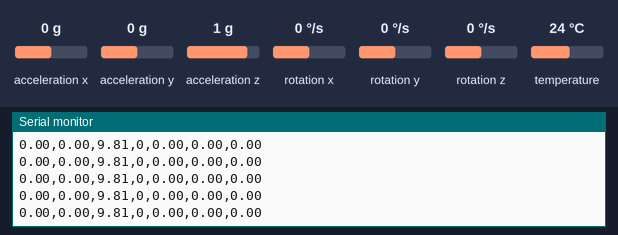
Recording of a sketch running on a simulated ESP8266 (NodeMCU). Shown: the last lines printed to the serial monitor. The test bench sets the inputs (shaded band); at power-on: acceleration x 0 g, acceleration y 0 g, acceleration z 1 g, rotation x 0 °/s, rotation y 0 °/s, rotation z 0 °/s, temperature 24 °C. WiFi joins after 1.5 s; servers stay silent unless stated.

Above: at 2.7 s.
2.8 s: acceleration x set to -1.4 g
At 3.4 s:
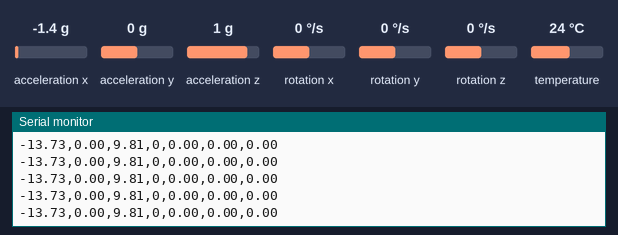
5.8 s: acceleration y set to -1.4 g
At 6.5 s:
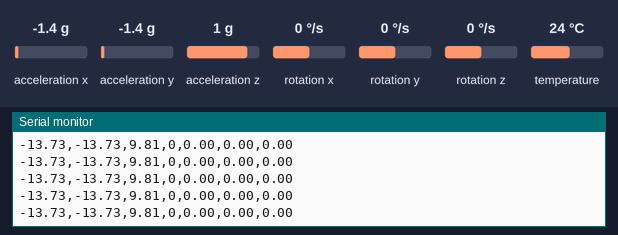
8.8 s: acceleration z set to -1.4 g
At 8.89 s:
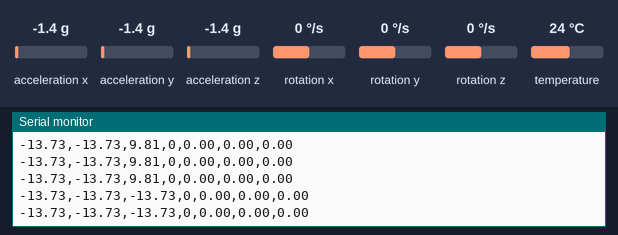
11.8 s: rotation x set to -192 °/s
At 11.81 s:
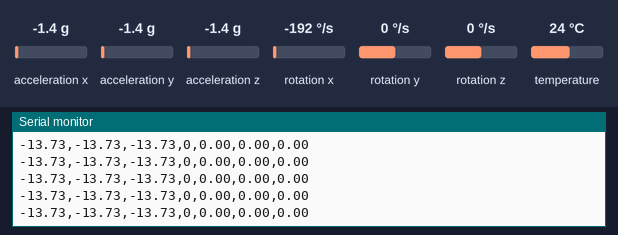
13.3 s: rotation y set to -192 °/s
At 13.31 s:
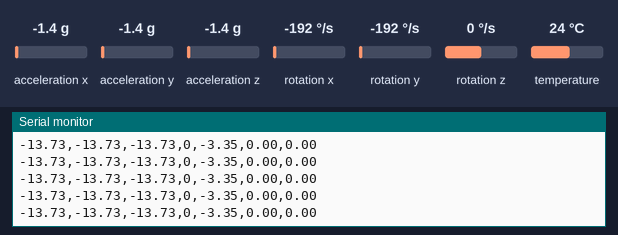

Measured:
- after the input at 2.8 s, the serial monitor: prints a new line at once (image 1)
- after the input at 5.8 s, the serial monitor: prints a new line at once (image 2)
- after the input at 8.8 s, the serial monitor: prints a new line at once (image 3)

The sketch:

esp8266.ino
```cpp
#include <ESP8266WiFi.h>
#include <WiFiUdp.h>
#include <Adafruit_MPU6050.h>
#include <Adafruit_Sensor.h>
#include <Wire.h>


const char* ssid = "HP Victus";
const char* password = "CHIRAGSONI";
const char* udpServerIP = "192.168.133.48";
const int udpServerPort = 6000;
WiFiUDP Udp;

Adafruit_MPU6050 mpu;

void setup() {
  Serial.begin(9600);


  WiFi.begin(ssid, password);
  while (WiFi.status() != WL_CONNECTED) {
    delay(500);
    Serial.print(".");
  }
  Serial.println("Connected to WiFi");


  Serial.println("Initializing MPU6050...");
  if (!mpu.begin()) {
    Serial.println("Failed to find MPU6050 chip");
    while (1) {
      delay(10);
    }
  }
  Serial.println("MPU6050 Found!");

  mpu.setAccelerometerRange(MPU6050_RANGE_8_G);
  mpu.setGyroRange(MPU6050_RANGE_500_DEG);
  mpu.setFilterBandwidth(MPU6050_BAND_5_HZ);

  Serial.println("MPU6050 initialized");
  Udp.begin(udpServerPort);
  delay(10);
}

void loop() {
  // Get sensor data
  sensors_event_t a, g, temp;
  mpu.getEvent(&a, &g, &temp);


  String sensorData = String(a.acceleration.x) +"," + String(a.acceleration.y) +
                     "," + String(a.acceleration.z) + "," + "0"
                     "," + String(g.gyro.x) +
                     "," + String(g.gyro.y) +
                     "," + String(g.gyro.z);


  Udp.beginPacket(udpServerIP, udpServerPort);
  Udp.write(sensorData.c_str());
  Udp.endPacket();


  Serial.println(sensorData);

  delay(5);
}
```
